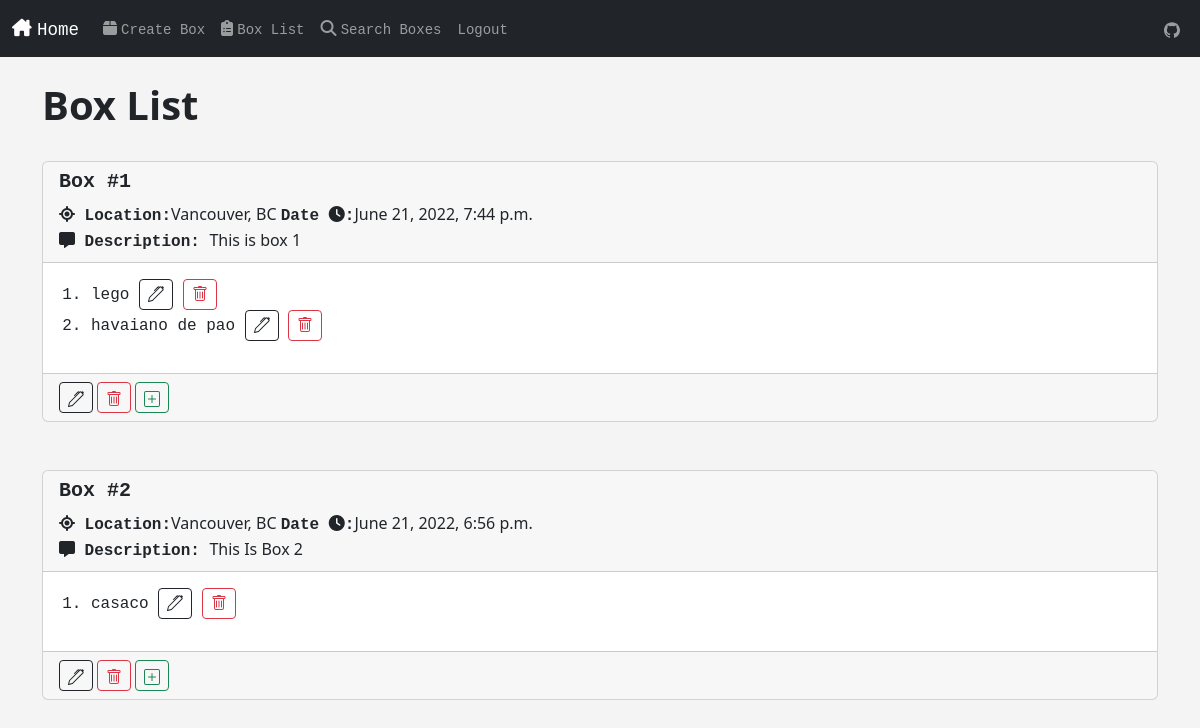
Page /box_list (signed in) on the earlier database version.
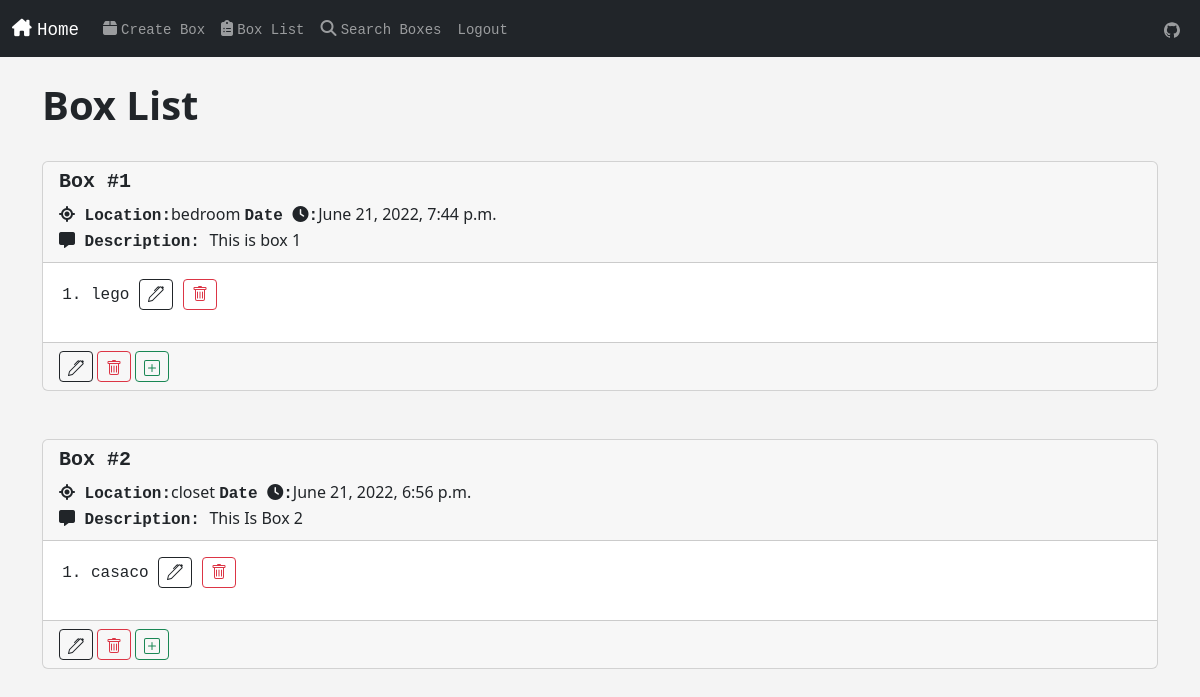
Same page on the later database version.
### mainApp/models.py (models this page shows, shortened)
class Box(models.Model):
    box_number = models.IntegerField('Box Number', unique=True)
    box_location = models.CharField('Box Location', max_length=50, blank=True)
    box_description = models.TextField(blank=True)
    box_creation_date = models.DateTimeField('Box Date', blank=True)

class BoxItem(models.Model):
    box = models.ForeignKey(Box, blank=True, null=True, on_delete=models.CASCADE)
    item_name = models.CharField('Item Name', max_length=300)
    item_quantity = models.CharField('Item Quantity', max_length=50)
    item_creation_date = models.DateTimeField('Item Date', blank=True)

### mainApp/views.py (the view)
# urls.py: path('box_list', views.box_list, name="box-list"),
def box_list(request):
    box_list = Box.objects.all().order_by('box_number')
    box_Item_list = BoxItem.objects.all().order_by('item_creation_date')
    return render(request, 'mainApp/box_list.html',
        {'box_list': box_list,
        'box_Item_list': box_Item_list})

### mainApp/templates/mainApp/box_list.html (shortened to what this page needs)
{% extends 'mainApp/base.html'%}
{% block content %}
{% load static %}
{% if user.is_authenticated %}
    <h1>Box List</h1>
    <br/>
{% for box in box_list %}
<div class="card">
    <div class="card-header">
        <h5 class="card-title" id="courier">Box #{{ box.box_number }}<br/></h5> <strong class="courier"><i class="fa-solid fa-location-crosshairs"></i> Location:</strong>{{ box.box_location }} <strong class="courier"> Date <i class="fa-solid fa-clock"></i>:</strong>{{ box.box_creation_date }} <br/> <strong class="courier"><i class="fa-solid fa-message"></i> Description: </strong>{{ box.box_description }}
    </div>
    <div class="card-body" id="courier">
        <ol>
    {% if user.is_authenticated %}
      {% for item in box_Item_list %}
          {% if item.box.id == box.id %}
        <li>{{ item.item_name }}
          <a href="{% url 'edit-item' item.id %}" class="btn btn-outline-dark btn-sm" title="Edit">
        </a>
          <a href="{% url 'delete-item' item.id %}" type="button" class="btn btn-outline-danger btn-sm" title="Delete" onclick="return confirm('Are you sure you what to delete this item?')">
          </a>
        <br/>
        </li>
        {% endif %}
      {% endfor %}
    {% endif %}
        </ol>
    </div>
    <div class="card-footer text-muted">
      {% if user.is_authenticated %}
        <a href="{% url 'edit-box' box.id %}" class="btn btn-outline-dark btn-sm" title="Edit">
        </a>
         <button type="button" class="btn btn-outline-danger btn-sm" title="Delete" data-bs-toggle="modal" data-bs-target="#staticBackdrop">
        </button>
        <a href="{% url 'add-item' box.id %}" type="button" class="btn btn-outline-success btn-sm" title="Add Item">
        </a>
        {% endif %}
    </div>
</div>
    <br/><br/>
{% endfor %}
{% else %}
<h3>Sorry, You Are Not Able To View This Page(I Explained This On The Home Page, Try To Keep Up).</h3>
{% endif %}
{% endblock %}

Differences in the rows shown:
removed BoxItem: item_name "havaiano de pao", shown under Box "This is box 1"
changed Box "This is box 1": box_location "Vancouver, BC" → "bedroom"
changed Box "This Is Box 2": box_location "Vancouver, BC" → "closet"
